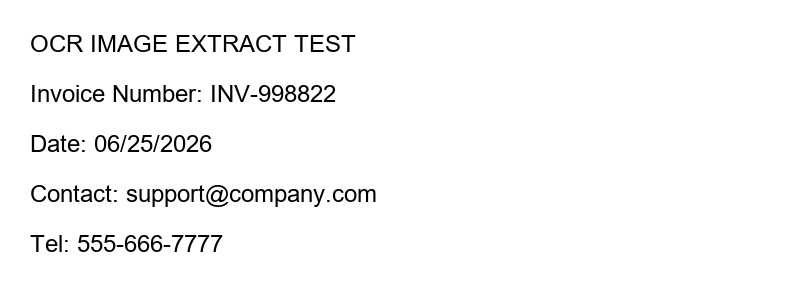
#> input picture backend/uploads/test_img.png, 800 x 300 px; its folder holds only this picture in this run
$ python -i image_extractor.py   (imports and definitions only)
#> lines starting #> are read from the running program, lines starting #| are printed output that depends on the picture; after the words box and inside, x2 and y2 are one past the last pixel; in counts of white or black regions, pixels touching at a corner belong together
import logging
from pathlib import Path

logger = logging.getLogger("autofiller-backend")

# Global EasyOCR reader instance (lazy initialized singleton)
reader = None

# [17 lines left out: function get_easyocr_reader, not called in this run]

class ImageExtractor:
    @staticmethod
    def preprocess_image(file_path: Path):
        """
        Preprocesses an image for OCR:
        - Grayscale conversion
        - Contrast enhancement (CLAHE)
        - Denoising (Gaussian Blur)
        - Otsu thresholding (binarization)
        - Deskewing (rotational correction up to 15 degrees)
        """
#> called with file_path = '../../uploads/test_img.png'
        try:
            import cv2
            import numpy as np
        except ImportError as e:
            logger.error(f"Failed to import cv2 or numpy: {str(e)}")
            raise ImportError("OCR dependencies are not installed.")

        logger.info(f"Preprocessing image: {file_path}")

        # Read image
        img = cv2.imread(str(file_path))
#> img is the input picture: shape (300, 800, 3); min 0, max 255, mean 247.6
        if img is None:
            raise ValueError(f"Could not load image file: {file_path}")

        # 1. Convert to grayscale
        gray = cv2.cvtColor(img, cv2.COLOR_BGR2GRAY)

        # 2. Increase contrast (CLAHE)
        clahe = cv2.createCLAHE(clipLimit=2.0, tileGridSize=(8, 8))
        contrast = clahe.apply(gray)

        # 3. Remove noise (Gaussian Blur)
        denoised = cv2.GaussianBlur(contrast, (3, 3), 0)
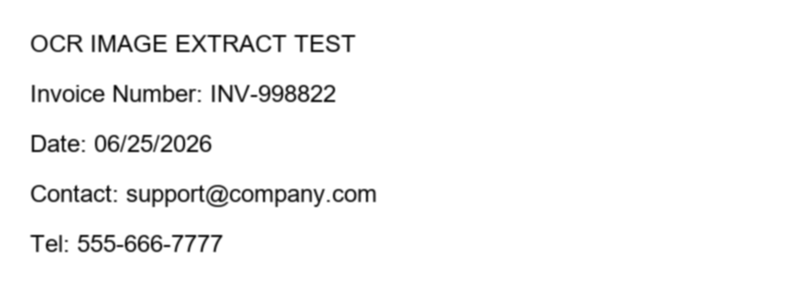
#> denoised: shape (300, 800); min 3, max 255, mean 247.7

        # 4. Threshold (Otsu's thresholding)
        thresholded = cv2.threshold(denoised, 0, 255, cv2.THRESH_BINARY + cv2.THRESH_OTSU)[1]
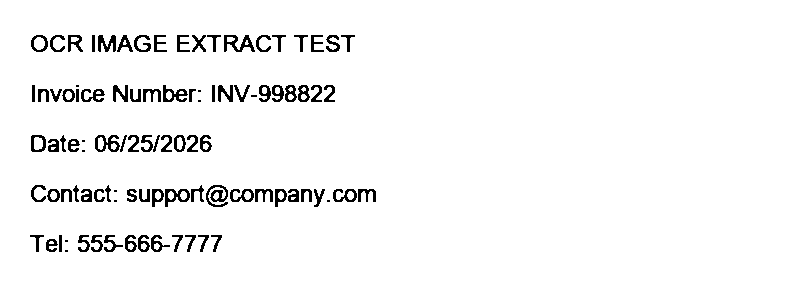
#> thresholded: shape (300, 800); 96.2% white; black in thin lines or dots, all inside (x1, y1, x2, y2) = (30, 35, 376, 252)

        # 5. Deskew
        # Look at corners to determine background color
        h, w = thresholded.shape[:2]
#> h = 300; w = 800
        corners = [
            thresholded[0, 0],
            thresholded[0, w - 1],
            thresholded[h - 1, 0],
            thresholded[h - 1, w - 1]
        ]
#> corners = [255, 255, 255, 255]
        bg_is_white = sum(corners) > 510  # If at least 2 corners are white (255)
#> bg_is_white = True

        # Invert if bg is white, so that text is white (non-zero) for findNonZero
        fg = cv2.bitwise_not(thresholded) if bg_is_white else thresholded

        pts = cv2.findNonZero(fg)
#> pts = contour of 9069 points, box (x1, y1, x2, y2) (30, 35, 376, 252), area 8824
        processed_img = thresholded

        if pts is not None:
            rect = cv2.minAreaRect(pts)
#> rect = ((202.5, 143), (216, 345), -90)
            angle = rect[-1]
#> angle = -90

            # Normalize angle
            if angle < -45:
                angle = -(90 + angle)
#> angle = 0
            elif angle > 45:
                angle = 90 - angle

            # Apply correction only if rotation is minor but significant (0.5 to 15 degrees)
            if 0.5 < abs(angle) < 15.0:
                logger.info(f"Deskewing image by angle: {angle:.2f} degrees")
                center = (w // 2, h // 2)
                M = cv2.getRotationMatrix2D(center, angle, 1.0)
                processed_img = cv2.warpAffine(
                    thresholded,
                    M,
                    (w, h),
                    flags=cv2.INTER_CUBIC,
                    borderMode=cv2.BORDER_REPLICATE
                )

        return processed_img

    # [31 lines left out: function extract, not called in this run]

>>> result = ImageExtractor().preprocess_image('../../uploads/test_img.png')
